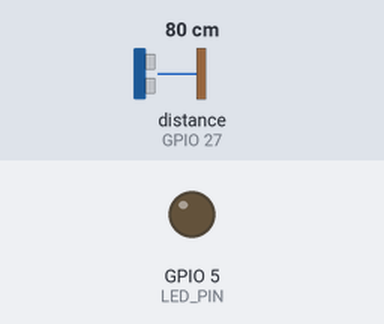
Bench run of a sketch on a simulated ESP32. Parts: output pins drawn as LEDs (lit = HIGH). Wiring (inferred from the names in the program): ultrasonic range finder: trigger GPIO 18; echo GPIO 27. Inputs (shaded band) come from the test bench; at power-on: distance to the obstacle (sensor on GPIO 27) 80 cm. The echo pulse lasts 58.3 µs per cm; WiFi joins after 1.5 s; servers stay silent unless stated; no MQTT or app messages arrive unless stated; pins used as bus, display or sensor lines are not drawn; what the sketch prints to the serial monitor is not drawn.

Above: at 0.1 s.
At 1.6 s:
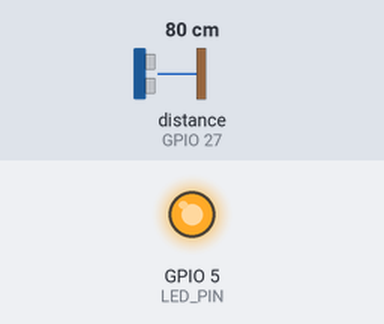
Timing chart, 0 to 3.1 s (numbered marks = the images above):
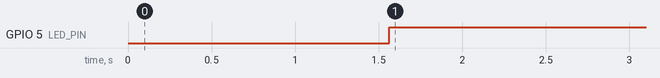

The sketch:

Intrusion_detection_ultrasonic_sensor.ino
```cpp
#include <WiFi.h>
#include <WiFiClientSecure.h>
#include <PubSubClient.h>
#include "esp_system.h"  // Add this at the top of your sketch

// ========== WiFi credentials ==========
//const char* ssid = "desmondc1102";
//const char* password = "041102130975c";
const char* ssid = "CSJ";
const char* password = "1wdcvfe234rfv";

// ========== HiveMQ Cloud ==========
const char* mqtt_server = "63137476d2b8426e8e380ecebebc1caa.s1.eu.hivemq.cloud";
const int mqtt_port = 8883;
const char* mqtt_topic = "iot/innocation/ultrasonic_01";
const char* mqtt_client_id = "esp32_ultrasonic_01";

// Optional: Basic Auth credentials
const char* mqtt_username = "user1";
const char* mqtt_password = "User1@password";

// ========== Hardware Pins ==========
#define TRIG_PIN 18
#define ECHO_PIN 27
#define LED_PIN 5

// ========== Settings ==========
#define MAX_DISTANCE 400       // cm
#define TRIGGER_DISTANCE 100   // cm
#define MEASURE_INTERVAL 1000  // ms
#define MQTT_COOLDOWN 3000     // ms - 3 second cooldown between MQTT publishes

// ========== Globals ==========
WiFiClientSecure espClient;
PubSubClient client(espClient);
unsigned long lastMeasurement = 0;
unsigned long lastTriggerTime = 0;
bool objectDetected = false;

// ========== Setup ==========
void setup() {
  Serial.begin(115200);
  while (!Serial)
    ;

  setupHardware();
  setupWiFi();
  setupMQTT();

  Serial.print("Reset reason: ");
  Serial.print("Reset reason: ");
  esp_reset_reason_t reason = esp_reset_reason();
  Serial.println((int)reason);
}

// ========== Hardware Setup ==========
void setupHardware() {
  pinMode(TRIG_PIN, OUTPUT);
  pinMode(ECHO_PIN, INPUT);
  pinMode(LED_PIN, OUTPUT);
  digitalWrite(LED_PIN, LOW);
}

// ========== WiFi Setup ==========
void setupWiFi() {
  Serial.println("Connecting to WiFi...");
  WiFi.mode(WIFI_STA);
  WiFi.begin(ssid, password);

  int attempts = 0;
  while (WiFi.status() != WL_CONNECTED && attempts < 30) {
    delay(500);
    Serial.print(".");
    attempts++;
  }

  if (WiFi.status() == WL_CONNECTED) {
    Serial.println("\n WiFi Connected!");
    Serial.print("IP Address: ");
    Serial.println(WiFi.localIP());
  } else {
    Serial.println("\n❌ Failed to connect to WiFi.");
    // Optionally restart or deep sleep
  }
}

// ========== MQTT Setup ==========
void setupMQTT() {
  espClient.setInsecure();  // Disable SSL verification (for testing only)
  client.setServer(mqtt_server, mqtt_port);
  client.setCallback(NULL);  // No subscriptions in this setup
}

// ========== Main Loop ==========
void loop() {
  // Reconnect WiFi if disconnected
  if (WiFi.status() != WL_CONNECTED) {
    Serial.println("WiFi disconnected! Reconnecting...");
    setupWiFi();
  }

  // Reconnect to MQTT if needed
  if (!client.connected()) {
    reconnectMQTT();
  }
  client.loop();

  // Measure distance periodically
  if (millis() - lastMeasurement >= MEASURE_INTERVAL) {
    lastMeasurement = millis();
    checkDistanceAndTrigger();
  }
}

// ========== Distance Logic ==========
void checkDistanceAndTrigger() {
  float distance = getDistance();
  if (distance <= 0) return;

  Serial.printf("Distance: %.2f cm\n", distance);

  if (distance < TRIGGER_DISTANCE) {
    digitalWrite(LED_PIN, HIGH);
    objectDetected = true;

    // Only publish if cooldown period has passed
    if (millis() - lastTriggerTime >= MQTT_COOLDOWN) {
      publishDistance(distance);
      lastTriggerTime = millis();
    }
  } else {
    digitalWrite(LED_PIN, LOW);
    objectDetected = false;
  }
}

// ========== Ultrasonic Sensor ==========
float getDistance() {
  digitalWrite(TRIG_PIN, LOW);
  delayMicroseconds(2);
  digitalWrite(TRIG_PIN, HIGH);
  delayMicroseconds(10);
  digitalWrite(TRIG_PIN, LOW);

  long duration = pulseIn(ECHO_PIN, HIGH, 30000);  // 30 ms timeout
  Serial.printf("Raw pulse duration: %ld us\n", duration);
  if (duration <= 0) {
    Serial.println("No object detected!");
    return -1.0;
  }

  float dist = duration * 0.034 / 2;
  Serial.printf("Distance: %.2f cm\n", dist);
  return dist;
}

// ========== MQTT Publish ==========
void publishDistance(float distance) {
  char payload[128];
  snprintf(payload, sizeof(payload),
           "{\"distance\":%.2f,\"unit\":\"cm\",\"sensor\":\"HC-SR04\"}",
           distance);

  if (client.publish(mqtt_topic, payload)) {
    Serial.println("MQTT Published");
  } else {
    Serial.println("❌ MQTT Publish Failed");
  }
}

// ========== MQTT Reconnect ==========
void reconnectMQTT() {
  while (!client.connected()) {
    Serial.print("Connecting to HiveMQ,MQTT...");
    if (client.connect(mqtt_client_id, mqtt_username, mqtt_password)) {
      Serial.println("connected ✅");
    } else {
      Serial.print("failed (rc=");
      Serial.print(client.state());
      Serial.println("). Retrying in 2s...");
      delay(2000);
    }
  }
}
```

Measured:
- by itself, GPIO 5 (LED_PIN): LOW → HIGH at 1.6 s
